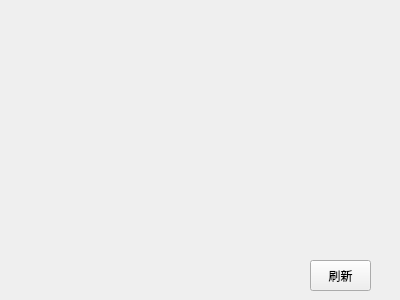
<?xml version="1.0" encoding="UTF-8"?>
<ui version="4.0">
 <class>LogWindow_P</class>
 <widget class="QWidget" name="LogWindow_P">
  <property name="geometry">
   <rect>
    <x>0</x>
    <y>0</y>
    <width>400</width>
    <height>300</height>
   </rect>
  </property>
  <property name="windowTitle">
   <string>Form</string>
  </property>
  <widget class="QPushButton" name="btn_refresh">
   <property name="geometry">
    <rect>
     <x>310</x>
     <y>260</y>
     <width>61</width>
     <height>31</height>
    </rect>
   </property>
   <property name="text">
    <string>刷新</string>
   </property>
  </widget>
 </widget>
 <resources/>
 <connections/>
</ui>
